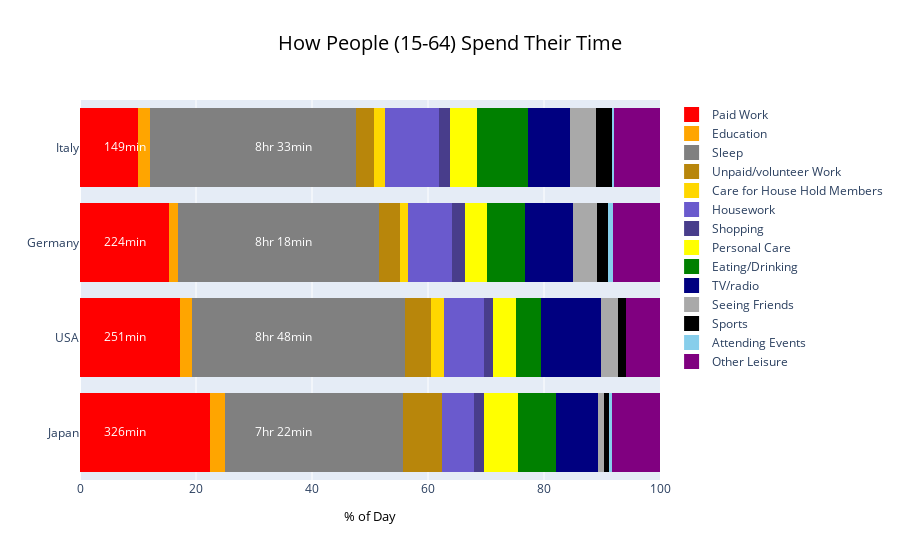

Notebook source saved alongside this figure:
### Markdown cell above
### How People Spend their Time

### Code cell
# Set MatPlotLib parameters
plt.rcParams["figure.figsize"] = [7.50, 3.50]
plt.rcParams["figure.autolayout"] = True

countries = ["Japan", "USA", "Germany", "Italy"]

## Define data from OECD and compute as percent of day (1440 = 24 hrs) ##
paid_work = [(325.711372/1440)*100, (251.137774/1440)*100, (223.83901/1440)*100, (148.894552/1440)*100]
education = [(36.980000/1440)*100, (31.418910/1440)*100, (24.042137/1440)*100, (27.814506/1440)*100]
care_for_house_hold_members = [(0.000000/1440)*100, (30.618280/1440)*100, (18.901665/1440)*100, (26.621509/1440)*100]
housework = [(80.370473/1440)*100, (99.900520/1440)*100, (109.354200/1440)*100, (134.714273/1440)*100]
shopping = [(24.928908/1440)*100,(22.013280/1440)*100, (32.090467/1440)*100, (27.742728/1440)*100]
other_paid_volunteer = [(97.724183/1440)*100, (65.190475/1440)*100, (52.598188/1440)*100, (43.145597/1440)*100]
sleep = [(442.020938/1440)*100, (528.019500/1440)*100, (498.381500/1440)*100, (513.320886/1440)*100]
eating_drinking = [(93.454218/1440)*100, (62.747670/1440)*100, (94.963150/1440)*100, (126.974855/1440)*100]
personal_care = [(84.562961/1440)*100, (57.438510/1440)*100, (54.677883/1440)*100, (67.512477/1440)*100]
sports = [(10.222600/1440)*100, (17.946540/1440)*100, (26.435250/1440)*100, (38.214086/1440)*100]
attending_events = [(8.225513/1440)*100, (0/1440)*100, (13.528252/1440)*100, (5.823313/1440)*100]
seeing_friends = [(16.912066/1440)*100, (43.543680/1440)*100, (60.646950/1440)*100, (65.357207/1440)*100]
tv_radio = [(103.224657/1440)*100, (148.308400/1440)*100, (118.465100/1440)*100, (103.692722/1440)*100]
other_leisure = [(147.953249/1440)*100, (73.490920/1440)*100+1, (112.076283/1440)*100, (110.171290/1440)*100]

## Plot with Plotly ##
fig = go.Figure()

## Add traces ##

## Paid Work
fig.add_trace(go.Bar(
    y=["Japan", "USA", "Germany", "Italy"],
    x=[(325.711372/1440)*100, (251.137774/1440)*100, (223.83901/1440)*100, (148.894552/1440)*100],
    name='Paid Work',
    orientation='h',
    marker=dict(
        color='red',
        line=dict(color='red', width=3)
    ), legendrank=14
))
## Education
fig.add_trace(go.Bar(
    y=["Japan", "USA", "Germany", "Italy"],
    x=education,
    name='Education',
    orientation='h',
    marker=dict(
        color='orange',
        line=dict(color='orange', width=3)
    ), legendrank=13
))
## Sleep
fig.add_trace(go.Bar(
    y=["Japan", "USA", "Germany", "Italy"],
    x=sleep,
    name='Sleep',
    orientation='h',
    marker=dict(
        color='grey',
        line=dict(color='grey', width=3)
    ), legendrank=12
))
## Unpaid/volunteer Work
fig.add_trace(go.Bar(
    y=["Japan", "USA", "Germany", "Italy"],
    x=other_paid_volunteer,
    name='Unpaid/volunteer Work',
    orientation='h',
    marker=dict(
        color='darkgoldenrod',
        line=dict(color='darkgoldenrod', width=3)
    ), legendrank=11
))
## Care for House Hold Members
fig.add_trace(go.Bar(
    y=["Japan", "USA", "Germany", "Italy"],
    x=care_for_house_hold_members,
    name='Care for House Hold Members',
    orientation='h',
    marker=dict(
        color='gold',
        line=dict(color='gold', width=3)
    ), legendrank=10
))
## Housework
fig.add_trace(go.Bar(
    y=["Japan", "USA", "Germany", "Italy"],
    x=housework,
    name='Housework',
    orientation='h',
    marker=dict(
        color='slateblue',
        line=dict(color='slateblue', width=3)
    ), legendrank=9
))
## Shopping
fig.add_trace(go.Bar(
    y=["Japan", "USA", "Germany", "Italy"],
    x=shopping,
    name='Shopping',
    orientation='h',
    marker=dict(
        color='darkslateblue',
        line=dict(color='darkslateblue', width=3)
    ), legendrank=8
))
## Personal Care
fig.add_trace(go.Bar(
    y=["Japan", "USA", "Germany", "Italy"],
    x=personal_care,
    name='Personal Care',
    orientation='h',
    marker=dict(
        color='yellow',
        line=dict(color='yellow', width=3)
    ), legendrank=7
))
## Eating/Drinking
fig.add_trace(go.Bar(
    y=["Japan", "USA", "Germany", "Italy"],
    x=eating_drinking,
    name='Eating/Drinking',
    orientation='h',
    marker=dict(
        color='green',
        line=dict(color='green', width=3)
    ), legendrank=6
))
## TV/Radio
fig.add_trace(go.Bar(
    y=["Japan", "USA", "Germany", "Italy"],
    x=tv_radio,
    name='TV/radio',
    orientation='h',
    marker=dict(
        color='navy',
        line=dict(color='navy', width=3)
    ), legendrank=5
))
## Seeing Friends
fig.add_trace(go.Bar(
    y=["Japan", "USA", "Germany", "Italy"],
    x=seeing_friends,
    name='Seeing Friends',
    orientation='h',
    marker=dict(
        color='darkgray',
        line=dict(color='darkgray', width=3)
    ), legendrank=4
))
## Sports
fig.add_trace(go.Bar(
    y=["Japan", "USA", "Germany", "Italy"],
    x=sports,
    name='Sports',
    orientation='h',
    marker=dict(
        color='black',
        line=dict(color='black', width=3)
    ), legendrank=3
))
## Attending Events
fig.add_trace(go.Bar(
    y=["Japan", "USA", "Germany", "Italy"],
    x=attending_events,
    name='Attending Events',
    orientation='h',
    marker=dict(
        color='skyblue',
        line=dict(color='skyblue', width=3)
    ), legendrank=2
))
## Other Leisure
fig.add_trace(go.Bar(
    y=["Japan", "USA", "Germany", "Italy"],
    x=other_leisure,
    name='Other Leisure',
    orientation='h',
    marker=dict(
        color='purple',
        line=dict(color='purple', width=3)
    ), legendrank=1
))
fig.add_trace(go.Scatter(
    x=[35],
    y=['Japan'],
    mode="text",
    name="Sleep",
    text=["7hr 22min"],
    textposition="middle center",
    showlegend=False
))
fig.add_trace(go.Scatter(
    x=[35],
    y=['USA'],
    mode="text",
    name="Sleep",
    text=["8hr 48min"],
    textposition="middle center",
    showlegend=False
))
fig.add_trace(go.Scatter(
    x=[35],
    y=['Germany'],
    mode="text",
    name="Sleep",
    text=["8hr 18min"],
    textposition="middle center",
    showlegend=False
))
fig.add_trace(go.Scatter(
    x=[35],
    y=['Italy'],
    mode="text",
    name="Sleep",
    text=["8hr 33min"],
    textposition="middle center",
    showlegend=False
))
fig.update_traces(textfont_color='white')

fig.add_trace(go.Scatter(
    x=[7.7],
    y=['Japan'],
    mode="text",
    name="Paid Work",
    text=["326min"],
    textposition="middle center",
    showlegend=False
))
fig.add_trace(go.Scatter(
    x=[7.7],
    y=['USA'],
    mode="text",
    name="Paid Work",
    text=["251min"],
    textposition="middle center",
    showlegend=False
))
fig.add_trace(go.Scatter(
    x=[7.7],
    y=['Germany'],
    mode="text",
    name="Paid Work",
    text=["224min"],
    textposition="middle center",
    showlegend=False
))
fig.add_trace(go.Scatter(
    x=[7.7],
    y=['Italy'],
    mode="text",
    name="Paid Work",
    text=["149min"],
    textposition="middle center",
    showlegend=False
))
fig.update_traces(textfont_color='white')

# Add title
fig.update_layout(
    title_text="How People (15-64) Spend Their Time",
    title_x=0.5,
    title_font=dict(
        size=20,
        color="black"
    )
)
# Set x-axis title
fig.update_xaxes(title_text="% of Day", title_font=dict(size=13, color="black"))

# set x limit of 100
fig.update_layout(xaxis_range=[0, 100])
fig.update_layout(barmode='stack')
fig.update_layout(legend_itemclick=False)
fig.update_layout(legend_itemdoubleclick=False)

fig.write_html("plotly_time_consume_nonf.html")
fig.show()

### Figure 1 — Plotly figure (JSON) as saved in the notebook; plotly's stock layout.template omitted (floating-point values rounded to 4 significant figures)
{"data": [{"legendrank": 14, "marker": {"color": "red", "line": {"color": "red", "width": 3}}, "name": "Paid Work", "orientation": "h", "textfont": {"color": "white"}, "type": "bar", "x": [22.62, 17.44, 15.54, 10.34], "y": ["Japan", "USA", "Germany", "Italy"]}, {"legendrank": 13, "marker": {"color": "orange", "line": {"color": "orange", "width": 3}}, "name": "Education", "orientation": "h", "textfont": {"color": "white"}, "type": "bar", "x": [2.568, 2.182, 1.67, 1.932], "y": ["Japan", "USA", "Germany", "Italy"]}, {"legendrank": 12, "marker": {"color": "grey", "line": {"color": "grey", "width": 3}}, "name": "Sleep", "orientation": "h", "textfont": {"color": "white"}, "type": "bar", "x": [30.7, 36.67, 34.61, 35.65], "y": ["Japan", "USA", "Germany", "Italy"]}, {"legendrank": 11, "marker": {"color": "darkgoldenrod", "line": {"color": "darkgoldenrod", "width": 3}}, "name": "Unpaid/volunteer Work", "orientation": "h", "textfont": {"color": "white"}, "type": "bar", "x": [6.786, 4.527, 3.653, 2.996], "y": ["Japan", "USA", "Germany", "Italy"]}, {"legendrank": 10, "marker": {"color": "gold", "line": {"color": "gold", "width": 3}}, "name": "Care for House Hold Members", "orientation": "h", "textfont": {"color": "white"}, "type": "bar", "x": [0, 2.126, 1.313, 1.849], "y": ["Japan", "USA", "Germany", "Italy"]}, {"legendrank": 9, "marker": {"color": "slateblue", "line": {"color": "slateblue", "width": 3}}, "name": "Housework", "orientation": "h", "textfont": {"color": "white"}, "type": "bar", "x": [5.581, 6.938, 7.594, 9.355], "y": ["Japan", "USA", "Germany", "Italy"]}, {"legendrank": 8, "marker": {"color": "darkslateblue", "line": {"color": "darkslateblue", "width": 3}}, "name": "Shopping", "orientation": "h", "textfont": {"color": "white"}, "type": "bar", "x": [1.731, 1.529, 2.229, 1.927], "y": ["Japan", "USA", "Germany", "Italy"]}, {"legendrank": 7, "marker": {"color": "yellow", "line": {"color": "yellow", "width": 3}}, "name": "Personal Care", "orientation": "h", "textfont": {"color": "white"}, "type": "bar", "x": [5.872, 3.989, 3.797, 4.688], "y": ["Japan", "USA", "Germany", "Italy"]}, {"legendrank": 6, "marker": {"color": "green", "line": {"color": "green", "width": 3}}, "name": "Eating/Drinking", "orientation": "h", "textfont": {"color": "white"}, "type": "bar", "x": [6.49, 4.357, 6.595, 8.818], "y": ["Japan", "USA", "Germany", "Italy"]}, {"legendrank": 5, "marker": {"color": "navy", "line": {"color": "navy", "width": 3}}, "name": "TV/radio", "orientation": "h", "textfont": {"color": "white"}, "type": "bar", "x": [7.168, 10.3, 8.227, 7.201], "y": ["Japan", "USA", "Germany", "Italy"]}, {"legendrank": 4, "marker": {"color": "darkgray", "line": {"color": "darkgray", "width": 3}}, "name": "Seeing Friends", "orientation": "h", "textfont": {"color": "white"}, "type": "bar", "x": [1.174, 3.024, 4.212, 4.539], "y": ["Japan", "USA", "Germany", "Italy"]}, {"legendrank": 3, "marker": {"color": "black", "line": {"color": "black", "width": 3}}, "name": "Sports", "orientation": "h", "textfont": {"color": "white"}, "type": "bar", "x": [0.7099, 1.246, 1.836, 2.654], "y": ["Japan", "USA", "Germany", "Italy"]}, {"legendrank": 2, "marker": {"color": "skyblue", "line": {"color": "skyblue", "width": 3}}, "name": "Attending Events", "orientation": "h", "textfont": {"color": "white"}, "type": "bar", "x": [0.5712, 0, 0.9395, 0.4044], "y": ["Japan", "USA", "Germany", "Italy"]}, {"legendrank": 1, "marker": {"color": "purple", "line": {"color": "purple", "width": 3}}, "name": "Other Leisure", "orientation": "h", "textfont": {"color": "white"}, "type": "bar", "x": [10.27, 6.104, 7.783, 7.651], "y": ["Japan", "USA", "Germany", "Italy"]}, {"mode": "text", "name": "Sleep", "showlegend": false, "text": ["7hr 22min"], "textfont": {"color": "white"}, "textposition": "middle center", "type": "scatter", "x": [35], "y": ["Japan"]}, {"mode": "text", "name": "Sleep", "showlegend": false, "text": ["8hr 48min"], "textfont": {"color": "white"}, "textposition": "middle center", "type": "scatter", "x": [35], "y": ["USA"]}, {"mode": "text", "name": "Sleep", "showlegend": false, "text": ["8hr 18min"], "textfont": {"color": "white"}, "textposition": "middle center", "type": "scatter", "x": [35], "y": ["Germany"]}, {"mode": "text", "name": "Sleep", "showlegend": false, "text": ["8hr 33min"], "textfont": {"color": "white"}, "textposition": "middle center", "type": "scatter", "x": [35], "y": ["Italy"]}, {"mode": "text", "name": "Paid Work", "showlegend": false, "text": ["326min"], "textfont": {"color": "white"}, "textposition": "middle center", "type": "scatter", "x": [7.7], "y": ["Japan"]}, {"mode": "text", "name": "Paid Work", "showlegend": false, "text": ["251min"], "textfont": {"color": "white"}, "textposition": "middle center", "type": "scatter", "x": [7.7], "y": ["USA"]}, {"mode": "text", "name": "Paid Work", "showlegend": false, "text": ["224min"], "textfont": {"color": "white"}, "textposition": "middle center", "type": "scatter", "x": [7.7], "y": ["Germany"]}, {"mode": "text", "name": "Paid Work", "showlegend": false, "text": ["149min"], "textfont": {"color": "white"}, "textposition": "middle center", "type": "scatter", "x": [7.7], "y": ["Italy"]}], "layout": {"barmode": "stack", "legend": {"itemclick": false, "itemdoubleclick": false}, "title": {"font": {"color": "black", "size": 20}, "text": "How People (15-64) Spend Their Time", "x": 0.5}, "xaxis": {"range": [0, 100], "title": {"font": {"color": "black", "size": 13}, "text": "% of Day"}}}}
